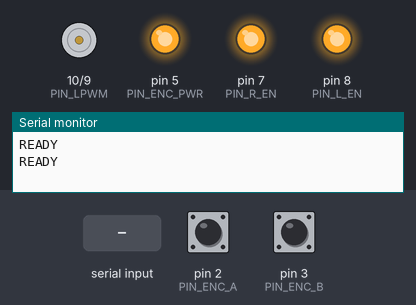
A sketch run on a simulated Arduino Uno, built with avr-gcc and run on an emulated ATmega328P. Shown: motor-driver pin pairs drawn as motors (green arrow = first pin HIGH = forward, orange = second pin HIGH = backward, longer = more drive), output pins drawn as LEDs (lit = HIGH), the last lines printed to the serial monitor. Inputs (shaded band) come from the test bench; at power-on: pin 2 (PIN_ENC_A) HIGH, pin 3 (PIN_ENC_B) HIGH.

Above: at 2.4 s.
2.5 s: "MOVETO:90\n" received over Serial
At 3.8 s:
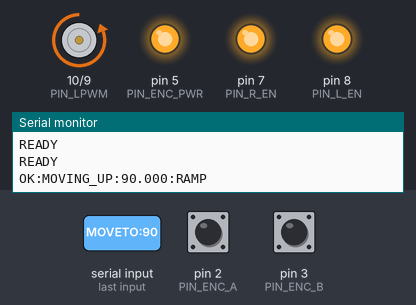
4.4 s: "REVERSE\n" received over Serial
At 5.6 s:
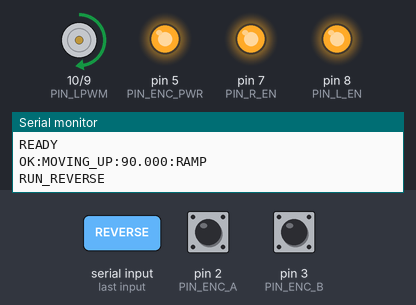
5.9 s: "FORWARD\n" received over Serial
At 7.0 s:
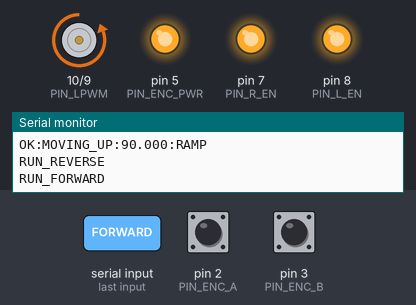
7.4 s: "STOP\n" received over Serial
At 8.1 s:
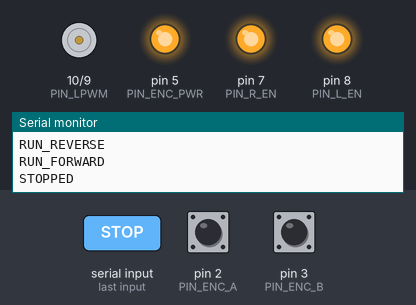
Timing chart, 0 to 9.9 s (numbered marks = the images above; inputs shaded):
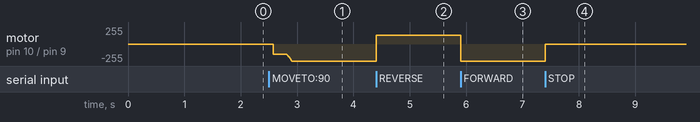

The sketch:

nano_slave_distributed.ino
```cpp
/*
  UNO_Slave_Distributed - DC Motor Controller (SIMPLIFIED PID)

  Simplified high-frequency PID only - no motion profile for testing.

  Hardware (Arduino UNO slave):
    Motor Driver (BTS7960):
      RPWM -> D9
      LPWM -> D10
      R_EN -> D7
      L_EN -> D8

    Encoder (CHANCS 16 PPR AB quadrature):
      A -> D2 (INT0 - interrupt pin)
      B -> D3 (INT1 - interrupt pin)
      VCC -> D5 (powered from digital pin)
      GND -> GND (shared with driver)

  Commands from Mega:
    "FORWARD"     - Run motor forward (manual)
    "REVERSE"     - Run motor reverse (manual)
    "STOP"        - Stop motor
    "MOVETO:x"    - Auto-move to position (revolutions)
    "GET_POS"     - Report current position
    "ZERO"        - Reset encoder to zero

  Responses to Mega:
    "POS:x"           - Current position
    "TARGET_REACHED"  - Auto-move complete
    "PROGRESS:x/y"    - Progress during auto-move
    "STOPPED"         - Motor stopped
    "OK"              - Command acknowledged
    "READY"           - Initialization complete
*/

#include <Arduino.h>

// -----------------------------------------------------------------------------
// MOTOR DRIVER PINS
// -----------------------------------------------------------------------------
constexpr uint8_t PIN_RPWM = 9;
constexpr uint8_t PIN_LPWM = 10;
constexpr uint8_t PIN_R_EN = 7;
constexpr uint8_t PIN_L_EN = 8;

// -----------------------------------------------------------------------------
// ENCODER PINS (MUST BE INTERRUPT PINS ON UNO!)
// -----------------------------------------------------------------------------
constexpr uint8_t PIN_ENC_A = 2;     // INT0
constexpr uint8_t PIN_ENC_B = 3;     // INT1
constexpr uint8_t PIN_ENC_PWR = 5;   // Power encoder from this pin

// -----------------------------------------------------------------------------
// ENCODER SETTINGS
// -----------------------------------------------------------------------------
constexpr int ENCODER_PPR = 16;                 // pulses per revolution
constexpr int ENCODER_CPR = ENCODER_PPR * 4;    // counts per revolution (quadrature)
constexpr bool ENCODER_REVERSED = false;
constexpr long ENCODER_TOLERANCE = 3;           // allowable error in counts

volatile long encoderTicks = 0;
volatile uint8_t lastEncoderState = 0;

// -----------------------------------------------------------------------------
// PID CONTROL PARAMETERS - SEPARATE UP/DOWN TUNING
// -----------------------------------------------------------------------------
// UP = moving to higher rev values (against gravity)
constexpr double  MOTOR_KP_UP = 2;          // Aggressive - need power to go up
constexpr double  MOTOR_KI_UP = 0.0;          // Small integral to push through
constexpr double  MOTOR_KD_UP = 0.0;          // Small damping

// DOWN = moving to lower rev values (with gravity)
constexpr double  MOTOR_KP_DOWN = 4.0;        // Increased - more force to reach target
constexpr double  MOTOR_KI_DOWN = 0.2;        // Pushes through to target
constexpr double  MOTOR_KD_DOWN = 0.05;

constexpr double  MOTOR_INTEGRAL_MAX = 100.0; // Limit integral windup
constexpr int     MOTOR_PWM_MAX = 255;
constexpr int     MOTOR_PWM_MIN = 150;        // Higher minimum PWM to overcome friction
constexpr int     MOTOR_PWM_HOLD = 90;        // Increased - more force near target
constexpr int     MOTOR_PWM_DEADBAND = 20;    // Stop whining at low output
constexpr long    HOLD_ZONE_COUNTS = 3;       // Smaller zone - keep driving longer
constexpr unsigned long PID_UPDATE_INTERVAL_US = 1000; // 1 kHz

// -----------------------------------------------------------------------------
// MOTION PROFILE PARAMETERS (SEPARATE UP/DOWN)
// -----------------------------------------------------------------------------
// Set to false to disable ramp and let PID control speed directly
constexpr bool USE_MOTION_PROFILE = true;

// UPWARD motion profile (against gravity)
constexpr float PROFILE_VEL_UP = 15.0f;         // Slower max speed so PID can track
constexpr float PROFILE_ACCEL_UP = 25.0f;       // Acceleration up
constexpr float PROFILE_DECEL_UP = 100.0f;      // Strong braking to prevent overshoot

// DOWNWARD motion profile (with gravity - needs different tuning)
constexpr float PROFILE_VEL_DOWN = 15.0f;       // Max speed down (rev/s)
constexpr float PROFILE_ACCEL_DOWN = 40.0f;     // Acceleration down
constexpr float PROFILE_DECEL_DOWN = 40.0f;    // Strong braking

// SLOW MOTION PROFILE (for soft moves - same for both directions)
constexpr float PROFILE_VEL_SLOW = 5.0f;        // Slow max speed (rev/s) - not too slow to avoid whine
constexpr float PROFILE_ACCEL_SLOW = 15.0f;     // Gentle acceleration
constexpr float PROFILE_DECEL_SLOW = 20.0f;     // Gentle braking

constexpr float PROFILE_TOLERANCE_REV = 0.1f;   // Position tolerance in revolutions
constexpr unsigned long PROFILE_UPDATE_INTERVAL_US = 10000; // Update every 10ms

// -----------------------------------------------------------------------------
// MOTOR CONTROL STATE
// -----------------------------------------------------------------------------
bool motorAutoMode = false;
bool motionProfileActive = false;
bool positionHoldActive = false;        // Keep PID running to hold position
bool holdCorrecting = false;            // Hysteresis state: true = actively correcting, false = holding still
bool slowMoveMode = false;              // Use slow velocity profile for soft moves
float profileTargetRev = 0.0f;          // Final target position
float profileSetpointRev = 0.0f;        // Current moving setpoint for PID to track
float profileVelocityRev = 0.0f;        // Current velocity (rev/s)
unsigned long lastProfileUpdateMicros = 0;
bool movingUp = true;                   // Direction flag for PID gain selection

long motorTargetCounts = 0;
double motorIntegral = 0.0;
double motorPrevError = 0.0;
unsigned long lastPidUpdateMicros = 0;
unsigned long lastAutoReportMicros = 0;
unsigned long moveStartTime = 0;  // Track when move started for completion check
constexpr float POSITION_TOLERANCE_REV = 0.02f; // Very tight tolerance

// Position hold mode constants
// Position hold mode with hysteresis to prevent twitching
constexpr int HOLD_PWM_MIN = 120;          // Minimum PWM to overcome friction (reduced to avoid overshoot)
constexpr int HOLD_PWM_MAX = 220;          // Maximum PWM for large errors (reduced)
constexpr double HOLD_KP = 6.0;            // Proportional gain (reduced for less aggressive)
constexpr long HOLD_ENTER_DEADBAND = 2;    // Stop correcting when error <= 2 counts
constexpr long HOLD_EXIT_DEADBAND = 6;     // Start correcting when error > 6 counts (wider band)

constexpr uint8_t MANUAL_DUTY = 255;

// -----------------------------------------------------------------------------
// FORWARD DECLARATIONS
// -----------------------------------------------------------------------------
void configureBridgePwm();
void configureEncoder();
void encoderISR();
void stopDcMotor();
void setMotorTargetRev(float revs);
void setMotorPWM(int pwm);
void serviceAutoControl();
void sendResponse(const String& msg);
float getCurrentRevolutions();
void updateMotionProfile();
void resetMotionProfile();

// -----------------------------------------------------------------------------
// SETUP
// -----------------------------------------------------------------------------
void setup() {
  Serial.begin(115200);

  // Wait for serial to stabilize
  delay(1000);

  // Power encoder from pin 5 (5V pin used by motor driver)
  pinMode(PIN_ENC_PWR, OUTPUT);
  digitalWrite(PIN_ENC_PWR, HIGH);
  delay(100); // Give encoder time to power up

  configureBridgePwm();
  configureEncoder();

  // Tell master we're ready (send twice to be sure)
  sendResponse("READY");
  delay(100);
  sendResponse("READY");
}

// -----------------------------------------------------------------------------
// LOOP
// -----------------------------------------------------------------------------
void loop() {
  // Handle commands from Mega
  if (Serial.available()) {
    String cmd = Serial.readStringUntil('\n');
    cmd.trim();
    cmd.toUpperCase();

    if (cmd == "FORWARD") {
      motorAutoMode = false;
      positionHoldActive = false;
      resetMotionProfile();
      setMotorPWM(MANUAL_DUTY);
      sendResponse("RUN_FORWARD");

    } else if (cmd == "REVERSE") {
      motorAutoMode = false;
      positionHoldActive = false;
      resetMotionProfile();
      setMotorPWM(-128);  // Limit manual reverse to 50% duty cycle
      sendResponse("RUN_REVERSE");

    } else if (cmd == "STOP") {
      motorAutoMode = false;
      positionHoldActive = false;
      resetMotionProfile();
      setMotorPWM(0);
      motorIntegral = 0.0;
      motorPrevError = 0.0;
      sendResponse("STOPPED");

    } else if (cmd.startsWith("MOVETO:")) {
      float revs = cmd.substring(7).toFloat();
      slowMoveMode = false;  // Normal speed
      setMotorTargetRev(revs);

    } else if (cmd.startsWith("SLOW_MOVETO:")) {
      float revs = cmd.substring(12).toFloat();
      slowMoveMode = true;   // Slow speed for soft moves
      setMotorTargetRev(revs);

    } else if (cmd == "GET_POS") {
      float revs = getCurrentRevolutions();
      sendResponse("POS:" + String(revs, 3));

    } else if (cmd == "ZERO") {
      noInterrupts();
      encoderTicks = 0;
      interrupts();
      motorAutoMode = false;
      positionHoldActive = false;
      resetMotionProfile();
      motorTargetCounts = 0;
      motorIntegral = 0.0;
      motorPrevError = 0.0;
      stopDcMotor();
      sendResponse("OK");
    }
  }

  // Service auto-control if moving OR holding position
  if (motorAutoMode || positionHoldActive) {
    serviceAutoControl();
  }
}
```

10_hw.ino
```cpp
// Hardware configuration + encoder ISR (module)

void configureBridgePwm() {
  pinMode(PIN_R_EN, OUTPUT);
  pinMode(PIN_L_EN, OUTPUT);
  digitalWrite(PIN_R_EN, HIGH);
  digitalWrite(PIN_L_EN, HIGH);

  pinMode(PIN_RPWM, OUTPUT);
  pinMode(PIN_LPWM, OUTPUT);

  // Set PWM frequency (~31 kHz) on UNO Timer1 (pins 9 & 10)
  // Configure Timer1 for 8-bit phase-correct PWM, prescaler = 1
  TCCR1A = (TCCR1A & 0b11111100) | 0x01; // WGM10 = 1 (8-bit), preserve COM bits
  TCCR1B = (TCCR1B & 0b11110111) | 0x01; // WGM12 = 0, CS10 = 1 (no prescale)

  analogWrite(PIN_RPWM, 0);
  analogWrite(PIN_LPWM, 0);
}

void configureEncoder() {
  pinMode(PIN_ENC_A, INPUT_PULLUP);
  pinMode(PIN_ENC_B, INPUT_PULLUP);

  uint8_t msb = digitalRead(PIN_ENC_A);
  uint8_t lsb = digitalRead(PIN_ENC_B);
  lastEncoderState = (msb << 1) | lsb;

  // Attach interrupts to BOTH encoder pins (requires pins 2 & 3 on UNO)
  attachInterrupt(digitalPinToInterrupt(PIN_ENC_A), encoderISR, CHANGE);
  attachInterrupt(digitalPinToInterrupt(PIN_ENC_B), encoderISR, CHANGE);
}

void encoderISR() {
  uint8_t msb = digitalRead(PIN_ENC_A);
  uint8_t lsb = digitalRead(PIN_ENC_B);
  uint8_t encoded = (msb << 1) | lsb;
  uint8_t combined = (lastEncoderState << 2) | encoded;

  switch (combined) {
    case 0b0001:
    case 0b0111:
    case 0b1110:
    case 0b1000:
      encoderTicks += ENCODER_REVERSED ? -1 : 1;
      break;
    case 0b0010:
    case 0b0100:
    case 0b1101:
    case 0b1011:
      encoderTicks += ENCODER_REVERSED ? 1 : -1;
      break;
    default:
      break;
  }

  lastEncoderState = encoded;
}
```

20_control.ino
```cpp
// Control loop + motor helpers (module)

// Set to false to suppress periodic debug telemetry (DBG/HOLD spam)
constexpr bool ENABLE_DEBUG_TELEMETRY = false;

void serviceAutoControl() {
  unsigned long nowMicros = micros();

  // Update motion profile setpoint (outer loop - 10ms cadence)
  if (motionProfileActive && (nowMicros - lastProfileUpdateMicros) >= PROFILE_UPDATE_INTERVAL_US) {
    lastProfileUpdateMicros = nowMicros;
    updateMotionProfile();
  }

  // Use profile setpoint if active, otherwise track final target directly
  float targetRev = motionProfileActive ? profileSetpointRev : profileTargetRev;
  long targetCounts = static_cast<long>(targetRev * ENCODER_CPR);

  // Enforce consistent timing for PID (inner loop - 1 kHz)
  if ((nowMicros - lastPidUpdateMicros) < PID_UPDATE_INTERVAL_US) {
    return;
  }
  double dt = (nowMicros - lastPidUpdateMicros) / 1e6;
  if (dt <= 0.0) dt = PID_UPDATE_INTERVAL_US / 1e6;
  lastPidUpdateMicros = nowMicros;

  long currentCounts;
  noInterrupts();
  currentCounts = encoderTicks;
  interrupts();

  long errorCounts = targetCounts - currentCounts;

  // Select PID gains based on mode
  double kp, ki, kd;
  if (positionHoldActive) {
    // Holding position - PID not used (direct proportional in hold logic below)
    kp = HOLD_KP;
    ki = 0.0;
    kd = 0.0;
  } else {
    // Moving - use direction-specific gains
    kp = movingUp ? MOTOR_KP_UP : MOTOR_KP_DOWN;
    ki = movingUp ? MOTOR_KI_UP : MOTOR_KI_DOWN;
    kd = movingUp ? MOTOR_KD_UP : MOTOR_KD_DOWN;
  }

  // PID calculations in counts domain
  motorIntegral += errorCounts * dt;
  motorIntegral = constrain(motorIntegral, -MOTOR_INTEGRAL_MAX, MOTOR_INTEGRAL_MAX);

  double derivative = (errorCounts - motorPrevError) / dt;
  motorPrevError = errorCounts;

  double output = kp * errorCounts + ki * motorIntegral + kd * derivative;

  // Clamp to motor limits
  int targetPWM = static_cast<int>(output);
  if (targetPWM > 0) {
    targetPWM = constrain(targetPWM, 0, MOTOR_PWM_MAX);
  } else {
    targetPWM = constrain(targetPWM, -255, 0);
  }

  // Apply PWM thresholds based on mode and error magnitude
  if (positionHoldActive) {
    // HOLD MODE with hysteresis to prevent twitching
    if (holdCorrecting) {
      if (abs(errorCounts) <= HOLD_ENTER_DEADBAND) {
        holdCorrecting = false;
        targetPWM = 0;
      } else {
        int holdPWM = static_cast<int>(HOLD_KP * abs(errorCounts));
        holdPWM = constrain(holdPWM, HOLD_PWM_MIN, HOLD_PWM_MAX);
        targetPWM = (errorCounts > 0) ? holdPWM : -holdPWM;
      }
    } else {
      if (abs(errorCounts) > HOLD_EXIT_DEADBAND) {
        holdCorrecting = true;
        int holdPWM = static_cast<int>(HOLD_KP * abs(errorCounts));
        holdPWM = constrain(holdPWM, HOLD_PWM_MIN, HOLD_PWM_MAX);
        targetPWM = (errorCounts > 0) ? holdPWM : -holdPWM;
      } else {
        targetPWM = 0;
      }
    }
  } else {
    // MOVING MODE
    if (abs(errorCounts) <= ENCODER_TOLERANCE) {
      targetPWM = 0;
    } else if (abs(errorCounts) <= HOLD_ZONE_COUNTS) {
      if (targetPWM > 0 && targetPWM < MOTOR_PWM_HOLD) targetPWM = MOTOR_PWM_HOLD;
      else if (targetPWM < 0 && targetPWM > -MOTOR_PWM_HOLD) targetPWM = -MOTOR_PWM_HOLD;
      if (abs(targetPWM) < MOTOR_PWM_DEADBAND) targetPWM = 0;
    } else {
      if (targetPWM > 0 && targetPWM < MOTOR_PWM_MIN) targetPWM = MOTOR_PWM_MIN;
      else if (targetPWM < 0 && targetPWM > -MOTOR_PWM_MIN) targetPWM = -MOTOR_PWM_MIN;
    }
  }

  setMotorPWM(targetPWM);

  // Completion check - switch to hold mode when target reached
  float currentRev = getCurrentRevolutions();

  // Check distance to FINAL target (not the moving setpoint!)
  long finalTargetCounts = static_cast<long>(profileTargetRev * ENCODER_CPR);
  long distToFinal = abs(finalTargetCounts - currentCounts);

  // Only check completion after 500ms and when very close to FINAL TARGET
  if ((nowMicros - moveStartTime) > 500000UL && distToFinal <= 3 && !positionHoldActive) {
    motionProfileActive = false;
    positionHoldActive = true;
    holdCorrecting = true;
    moveStartTime = 0;
    sendResponse("TARGET_REACHED:HOLDING");
  } else if (ENABLE_DEBUG_TELEMETRY && (nowMicros - lastAutoReportMicros) >= 250000UL) {
    // Optional telemetry every 250ms (DBG/HOLD spam)
    lastAutoReportMicros = nowMicros;
    if (positionHoldActive) {
      sendResponse("HOLD:" + String(currentRev, 2) + " err:" + String(errorCounts));
    } else {
      sendResponse("DBG:set=" + String(profileSetpointRev, 2) +
                   " pos=" + String(currentRev, 2) +
                   " vel=" + String(profileVelocityRev, 1) +
                   " pwm=" + String(targetPWM));
    }
  }
}

void setMotorTargetRev(float revs) {
  float currentRev = getCurrentRevolutions();
  if (abs(revs - currentRev) <= POSITION_TOLERANCE_REV) {
    sendResponse("OK:ALREADY_AT_TARGET");
    return;
  }

  // Exit hold mode if active
  positionHoldActive = false;

  // Set direction flag for PID gain selection
  movingUp = (revs > currentRev);

  // Initialize motion profile (if enabled)
  profileTargetRev = revs;
  profileSetpointRev = currentRev;
  profileVelocityRev = 0.0f;
  motionProfileActive = USE_MOTION_PROFILE;
  lastProfileUpdateMicros = micros();

  motorTargetCounts = static_cast<long>(revs * ENCODER_CPR);
  motorAutoMode = true;
  motorIntegral = 0.0;
  motorPrevError = 0.0;
  lastPidUpdateMicros = micros();
  lastAutoReportMicros = micros();
  moveStartTime = micros();

  // Keep OK:MOVING_* response (useful to know command parsed), but not periodic spam
  String dir = movingUp ? "UP" : "DOWN";
  String mode = USE_MOTION_PROFILE ? "RAMP" : "PID";
  sendResponse("OK:MOVING_" + dir + ":" + String(revs, 3) + ":" + mode);
}

void stopDcMotor() {
  analogWrite(PIN_RPWM, 0);
  analogWrite(PIN_LPWM, 0);
}

void setMotorPWM(int pwm) {
  pwm = constrain(pwm, -255, 255);

  if (pwm > 0) {
    analogWrite(PIN_RPWM, pwm);
    analogWrite(PIN_LPWM, 0);
  } else if (pwm < 0) {
    analogWrite(PIN_RPWM, 0);
    analogWrite(PIN_LPWM, -pwm);
  } else {
    analogWrite(PIN_RPWM, 0);
    analogWrite(PIN_LPWM, 0);
  }
}

float getCurrentRevolutions() {
  long ticks;
  noInterrupts();
  ticks = encoderTicks;
  interrupts();
  return static_cast<float>(ticks) / ENCODER_CPR;
}

void sendResponse(const String& msg) {
  Serial.println(msg);
}
```

Source omitted: 30_motion_profile.ino (2300 bytes)

Measured:
- after the input at 2.5 s, motor on pin 10 (PIN_LPWM) / pin 9 (PIN_RPWM): moves from stopped to backward 255/255 over 0.34 s, starting after 0.07 s
- after the input at 4.4 s, motor on pin 10 (PIN_LPWM) / pin 9 (PIN_RPWM): backward 255/255 → forward 128/255 at once
- after the input at 5.9 s, motor on pin 10 (PIN_LPWM) / pin 9 (PIN_RPWM): forward 128/255 → backward 255/255 at once
- after the input at 7.4 s, motor on pin 10 (PIN_LPWM) / pin 9 (PIN_RPWM): backward 255/255 → stopped at once
